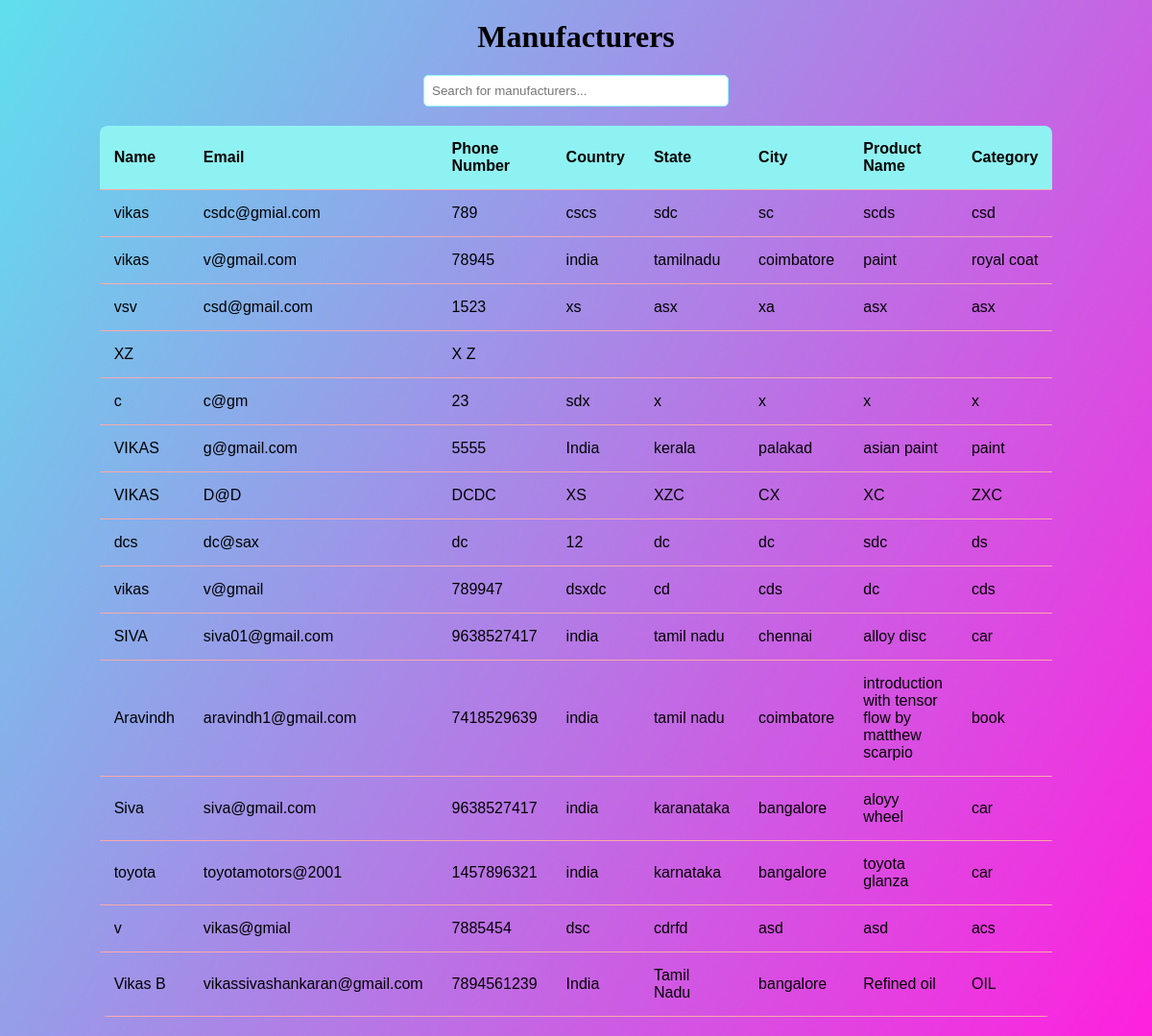
/view_manufacturers, run on the app's committed database.
### tables this page shows
CREATE TABLE manufacturer (
                    man_id INTEGER PRIMARY KEY AUTOINCREMENT,
                    name TEXT,
                    email TEXT,
                    phno TEXT,
                    country TEXT,  -- Added country column
                    state TEXT,    -- Added state column
                    city TEXT,     -- Added city column
                    pname TEXT UNIQUE,
                    cat TEXT);

### app.py (the view)
@app.route('/view_manufacturers')
def view_manufacturers():
    con = sqlite3.connect('dbmsproj.db')
    cur = con.cursor()
    cur.execute("SELECT * FROM manufacturer")
    manufacturers = cur.fetchall()
    con.close()
    return render_template('view_manufacturers.html', manufacturers=manufacturers)

### templates/view_manufacturers.html (shortened to what this page needs)
<!DOCTYPE html>
<html lang="en">
<head>
    <link rel="stylesheet" href="{{ url_for('static', filename='viewmanu.css') }}">
</head>
<body>
    <h1>Manufacturers</h1>
    <div>
        <input type="text" id="searchInput" onkeyup="searchManufacturers()" placeholder="Search for manufacturers...">
    </div>
    <table id="manufacturersTable">
        <thead>
            <tr>
                <th>Name</th>
                <th>Email</th>
                <th>Phone Number</th>
                <th>Country</th>
                <th>State</th>
                <th>City</th>
                <th>Product Name</th>
                <th>Category</th>
            </tr>
        </thead>
        <tbody>
            {% for manufacturer in manufacturers %}
            <tr>
                <td>{{ manufacturer[1] }}</td>
                <td>{{ manufacturer[2] }}</td>
                <td>{{ manufacturer[3] }}</td>
                <td>{{ manufacturer[4] }}</td>
                <td>{{ manufacturer[5] }}</td>
                <td>{{ manufacturer[6] }}</td>
                <td>{{ manufacturer[7] }}</td>
                <td>{{ manufacturer[8] }}</td>
            </tr>
            {% endfor %}
        </tbody>
    </table>
</body>
</html>

### static/viewmanu.css (style rules this page uses)
body { font-family: Arial, sans-serif; background-image: linear-gradient(120deg, #5fdfee 0%, #ff20de 100%); margin: 0; padding: 0; }
h1 { text-align: center; margin-top: 20px; font-family: Cambria, Cochin, Georgia, Times, 'Times New Roman', serif; }
input[type="text"] { padding: 8px; margin-bottom: 10px; width: 300px; display: block; margin: 20px auto; border: 1px solid #8cf8fa; border-radius: 5px; transition: border-color 0.3s ease; }
table { width: 80%; margin: 20px auto; border-collapse: collapse; border-radius: 8px; overflow: hidden; position: relative; z-index: 1; }
th, td { padding: 15px; text-align: left; border-bottom: 1px solid #faaaaa; transition: color 0.3s, box-shadow 0.3s, transform 0.3s; position: relative; z-index: 1; }
th { background-color: #8ff2f2; }
tbody tr { transition: background-color 0.3s; }

### data on the page
manufacturer: name "vikas", email "csdc@gmial.com", phno "789", country "cscs", state "sdc", city "sc", pname "scds", cat "csd"
manufacturer: name "vikas", email "v@gmail.com", phno "78945", country "india", state "tamilnadu", city "coimbatore", pname "paint", cat "royal coat"
manufacturer: name "vsv", email "csd@gmail.com", phno "1523", country "xs", state "asx", city "xa", pname "asx", cat "asx"
manufacturer: name "XZ", phno "X Z"
manufacturer: name "c", email "c@gm", phno "23", country "sdx", state "x", city "x", pname "x", cat "x"
manufacturer: name "VIKAS", email "g@gmail.com", phno "5555", country "India", state "kerala", city "palakad", pname "asian paint", cat "paint"
manufacturer: name "VIKAS", email "D@D", phno "DCDC", country "XS", state "XZC", city "CX", pname "XC", cat "ZXC"
manufacturer: name "dcs", email "dc@sax", phno "dc", country "12", state "dc", city "dc", pname "sdc", cat "ds"
manufacturer: name "vikas", email "v@gmail", phno "789947", country "dsxdc", state "cd", city "cds", pname "dc", cat "cds"
manufacturer: name "SIVA", email "siva01@gmail.com", phno "9638527417", country "india", state "tamil nadu", city "chennai", pname "alloy disc", cat "car"
manufacturer: name "Aravindh", email "aravindh1@gmail.com", phno "7418529639", country "india", state "tamil nadu", city "coimbatore", pname "introduction with tensor flow by matthew scarpio", cat "book"
manufacturer: name "Siva", email "siva@gmail.com", phno "9638527417", country "india", state "karanataka", city "bangalore", pname "aloyy wheel", cat "car"
manufacturer: name "toyota", email "toyotamotors@2001", phno "1457896321", country "india", state "karnataka", city "bangalore", pname "toyota glanza", cat "car"
manufacturer: name "v", email "vikas@gmial", phno "7885454", country "dsc", state "cdrfd", city "asd", pname "asd", cat "acs"
manufacturer: name "Vikas B", email "vikassivashankaran@gmail.com", phno "7894561239", country "India", state "Tamil Nadu", city "bangalore", pname "Refined oil", cat "OIL"
